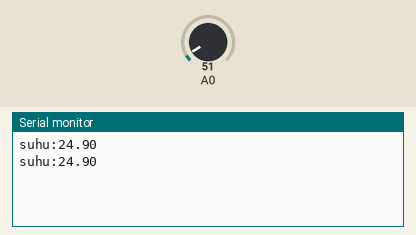
Recording of a sketch running on a simulated Arduino Uno, built with avr-gcc and run on an emulated ATmega328P. Shown: the last lines printed to the serial monitor. Inputs (shaded band) come from the test bench; at power-on: A0 = 51.

Above: at 1.8 s.
1.9 s: A0 set to 61
At 2.8 s:
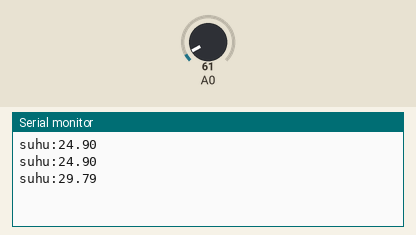
3.4 s: A0 set to 71
At 4.8 s:
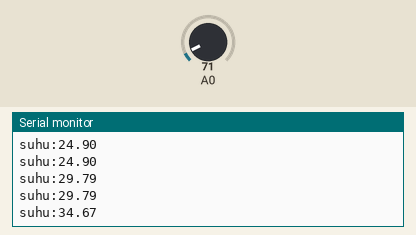
Timing chart, 0 to 6.4 s (numbered marks = the images above; inputs shaded):
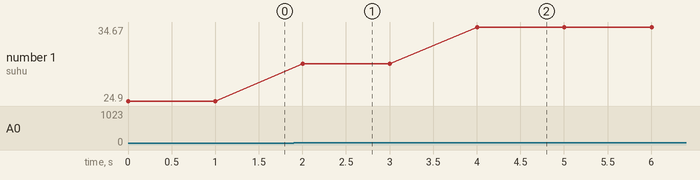

Measured:
- after the input at 1.9 s, the serial monitor: prints a new line after 0.10 s (image 1)
- after the input at 3.4 s, the serial monitor: prints a new line after 0.60 s (image 2)
- plotted number 1: 24.9 → 29.79 after the input at 1.9 s, 29.79 → 34.67 after the input at 3.4 s

The sketch:

bacasuhu.ino
```cpp
#ifndef SERIAL_RATE
#define SERIAL_RATE         115200
#endif

#ifndef SERIAL_TIMEOUT
#define SERIAL_TIMEOUT      5
#endif

void setup() {
    Serial.begin(SERIAL_RATE);
    Serial.setTimeout(SERIAL_TIMEOUT);

    // int cmd = readData();
    //for (int i = 0; i < cmd; i++) {
    //    pinMode(readData(), OUTPUT);
    //}
}

void loop() {
    int value = analogRead(0);

    /* Angka 1024 muncul dari 2^10 yaitu tingkat presisi
     * yang dimiliki Arduino ADC (analog to digital converter).
     * Dan angka 5000 adalah milivolts maksimal dari LM35
     */
    float millivolts = (value / 1024.0) * 5000;

    /* Keluaran dari sensor adalah 10 milivolt per derajat celsius.
     * Oleh karena itu untuk mendapatkan celsius, tinggal kita bagi
     * 10 tegangannya
     */
    float celsius = millivolts / 10;
    Serial.print("suhu:");
    Serial.println(celsius);
    delay(1000);
}

char readData() {
    Serial.println("w");
    while(1) {
        if(Serial.available() > 0) {
            return Serial.parseInt();
        }
    }
}
```
